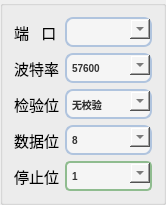
   <widget class="QGroupBox" name="serialportgroup">
    <property name="geometry">
     <rect>
      <x>670</x>
      <y>50</y>
      <width>161</width>
      <height>191</height>
     </rect>
    </property>
    <property name="styleSheet">
     <string notr="true"/>
    </property>
    <layout class="QFormLayout" name="formLayout">
     <item row="0" column="0">
      <widget class="QLabel" name="Port">
       <property name="font">
        <font>
         <pointsize>11</pointsize>
        </font>
       </property>
       <property name="text">
        <string>端   口</string>
       </property>
      </widget>
     </item>
     <item row="0" column="1">
      <widget class="QComboBox" name="serailCb">
       <property name="styleSheet">
        <string notr="true">/* 设置QComboBox的样式 */
QComboBox {
    font: bold 10px; /* 设置字体样式和大小为10px */
    color: #333; /* 设置文本颜色 */
    border: 2px solid #b0c4de; /* 设置边框样式和颜色 */
    border-radius: 8px; /* 设置圆角 */
    padding: 5px; /* 设置内边距 */
    background-color: #f5f5f5; /* 设置背景颜色 */
}

/* 设置下拉箭头样式 */
QComboBox::drop-down {
    width: 20px; /* 设置下拉箭头的宽度 */
    height: 20px; /* 设置下拉箭头的高度 */
}

QComboBox::down-arrow {
    image: url(&quot;:/icons/down_arrow.png&quot;); /* 使用标准箭头图标，注意替换为正确的路径 */
}

/* 设置下拉列表样式 */
QComboBox QAbstractItemView {
    border: 2px solid #b0c4de; /* 设置下拉列表的边框样式和颜色 */
    background-color: #f5f5f5; /* 设置下拉列表的背景颜色 */
}

/* 设置选中项样式 */
QComboBox::item:selected {
    background-color: #ffa500; /* 设置选中项的背景颜色（橙色） */
    color: white; /* 设置选中项的文本颜色 */
}
</string>
       </property>
      </widget>
     </item>
     <item row="1" column="0">
      <widget class="QLabel" name="Baud_rate">
       <property name="font">
        <font>
         <pointsize>11</pointsize>
        </font>
       </property>
       <property name="text">
        <string>波特率</string>
       </property>
      </widget>
     </item>
     <item row="1" column="1">
      <widget class="QComboBox" name="baundrateCb">
       <property name="styleSheet">
        <string notr="true">/* 设置QComboBox的样式 */
QComboBox {
    font: bold 10px; /* 设置字体样式和大小 */
    color: #333; /* 设置文本颜色 */
    border: 2px solid #b0c4de; /* 设置边框样式和颜色 */
    border-radius: 8px; /* 设置圆角 */
    padding: 5px; /* 设置内边距 */
    background-color: #f5f5f5; /* 设置背景颜色 */
}

/* 设置下拉箭头样式 */
QComboBox::drop-down {
    width: 20px; /* 设置下拉箭头的宽度 */
    height: 20px; /* 设置下拉箭头的高度 */
}

QComboBox::down-arrow {
    image: url(:/arrow_down.png); /* 设置下拉箭头图像（替换为您的图像路径） */
}

/* 设置下拉列表样式 */
QComboBox QAbstractItemView {
    border: 2px solid #b0c4de; /* 设置下拉列表的边框样式和颜色 */
    background-color: #f5f5f5; /* 设置下拉列表的背景颜色 */
}

/* 设置选中项样式 */
QComboBox::item:selected {
    background-color: #ffa500; /* 设置选中项的背景颜色（橙色） */
    color: white; /* 设置选中项的文本颜色 */
}
</string>
       </property>
       <property name="currentText">
        <string>57600</string>
       </property>
       <property name="currentIndex">
        <number>6</number>
       </property>
       <item>
        <property name="text">
         <string>1200</string>
        </property>
       </item>
       <item>
        <property name="text">
         <string>2400</string>
        </property>
       </item>
       <item>
        <property name="text">
         <string>4800</string>
        </property>
       </item>
       <item>
        <property name="text">
         <string>9600</string>
        </property>
       </item>
       <item>
        <property name="text">
         <string>19200</string>
        </property>
       </item>
       <item>
        <property name="text">
         <string>38400</string>
        </property>
       </item>
       <item>
        <property name="text">
         <string>57600</string>
        </property>
       </item>
       <item>
        <property name="text">
         <string>115200</string>
        </property>
       </item>
      </widget>
     </item>
     <item row="2" column="0">
      <widget class="QLabel" name="Check_bit">
       <property name="font">
        <font>
         <pointsize>11</pointsize>
        </font>
       </property>
       <property name="text">
        <string>检验位</string>
       </property>
      </widget>
     </item>
     <item row="2" column="1">
      <widget class="QComboBox" name="checkbitCb">
       <property name="styleSheet">
        <string notr="true">/* 设置QComboBox的样式 */
QComboBox {
    font: bold 10px; /* 设置字体样式和大小 */
    color: #333; /* 设置文本颜色 */
    border: 2px solid #b0c4de; /* 设置边框样式和颜色 */
    border-radius: 8px; /* 设置圆角 */
    padding: 5px; /* 设置内边距 */
    background-color: #f5f5f5; /* 设置背景颜色 */
}

/* 设置下拉箭头样式 */
QComboBox::drop-down {
    width: 20px; /* 设置下拉箭头的宽度 */
    height: 20px; /* 设置下拉箭头的高度 */
}

QComboBox::down-arrow {
    image: url(:/arrow_down.png); /* 设置下拉箭头图像（替换为您的图像路径） */
}

/* 设置下拉列表样式 */
QComboBox QAbstractItemView {
    border: 2px solid #b0c4de; /* 设置下拉列表的边框样式和颜色 */
    background-color: #f5f5f5; /* 设置下拉列表的背景颜色 */
}

/* 设置选中项样式 */
QComboBox::item:selected {
    background-color: #ffa500; /* 设置选中项的背景颜色（橙色） */
    color: white; /* 设置选中项的文本颜色 */
}
</string>
       </property>
       <item>
        <property name="text">
         <string>无校验</string>
        </property>
       </item>
       <item>
        <property name="text">
         <string>奇校验</string>
        </property>
       </item>
       <item>
        <property name="text">
         <string>偶校验</string>
        </property>
       </item>
       <item>
        <property name="text">
         <string>space校验</string>
        </property>
       </item>
       <item>
        <property name="text">
         <string>mark校验</string>
        </property>
       </item>
      </widget>
     </item>
     <item row="3" column="0">
      <widget class="QLabel" name="Data_bit">
       <property name="font">
        <font>
         <pointsize>11</pointsize>
        </font>
       </property>
       <property name="text">
        <string>数据位</string>
       </property>
      </widget>
     </item>
     <item row="3" column="1">
      <widget class="QComboBox" name="databitCb">
       <property name="styleSheet">
        <string notr="true">/* 设置QComboBox的样式 */
QComboBox {
    font: bold 10px; /* 设置字体样式和大小 */
    color: #333; /* 设置文本颜色 */
    border: 2px solid #b0c4de; /* 设置边框样式和颜色 */
    border-radius: 8px; /* 设置圆角 */
    padding: 5px; /* 设置内边距 */
    background-color: #f5f5f5; /* 设置背景颜色 */
}

/* 设置下拉箭头样式 */
QComboBox::drop-down {
    width: 20px; /* 设置下拉箭头的宽度 */
    height: 20px; /* 设置下拉箭头的高度 */
}

QComboBox::down-arrow {
    image: url(:/arrow_down.png); /* 设置下拉箭头图像（替换为您的图像路径） */
}

/* 设置下拉列表样式 */
QComboBox QAbstractItemView {
    border: 2px solid #b0c4de; /* 设置下拉列表的边框样式和颜色 */
    background-color: #f5f5f5; /* 设置下拉列表的背景颜色 */
}

/* 设置选中项样式 */
QComboBox::item:selected {
    background-color: #ffa500; /* 设置选中项的背景颜色（橙色） */
    color: white; /* 设置选中项的文本颜色 */
}
</string>
       </property>
       <property name="currentIndex">
        <number>3</number>
       </property>
       <item>
        <property name="text">
         <string>5</string>
        </property>
       </item>
       <item>
        <property name="text">
         <string>6</string>
        </property>
       </item>
       <item>
        <property name="text">
         <string>7</string>
        </property>
       </item>
       <item>
        <property name="text">
         <string>8</string>
        </property>
       </item>
      </widget>
     </item>
     <item row="4" column="0">
      <widget class="QLabel" name="Stop_bit">
       <property name="font">
        <font>
         <pointsize>11</pointsize>
        </font>
       </property>
       <property name="text">
        <string>停止位</string>
       </property>
      </widget>
     </item>
     <item row="4" column="1">
      <widget class="QComboBox" name="stopbitCb">
       <property name="styleSheet">
        <string notr="true">/* 设置QComboBox的样式 */
QComboBox {
    font: bold 10px; /* 设置字体样式和大小为10px */
    color: #333; /* 设置文本颜色 */
    border: 2px solid #8fbc8f; /* 设置边框样式和颜色 */
    border-radius: 5px; /* 设置圆角 */
    padding: 5px; /* 设置内边距 */
    background-color: #f5f5f5; /* 设置背景颜色 */
}

/* 设置下拉箭头样式 */
QComboBox::drop-down {
    width: 20px; /* 设置下拉箭头的宽度 */
    height: 20px; /* 设置下拉箭头的高度 */
}

QComboBox::down-arrow {
    image: url(:/icons/down_arrow.png); /* 使用箭头图标，注意替换为正确的路径 */
}

/* 设置下拉列表样式 */
QComboBox QAbstractItemView {
    border: 2px solid #8fbc8f; /* 设置下拉列表的边框样式和颜色 */
    background-color: #f5f5f5; /* 设置下拉列表的背景颜色 */
    selection-background-color: #ffa500; /* 设置选中项的背景颜色（橙色） */
    selection-color: white; /* 设置选中项的文本颜色 */
}

/* 设置下拉列表中的每一项样式 */
QComboBox QAbstractItemView::item {
    height: 25px; /* 设置每一项的高度 */
}

/* 设置选中项样式 */
QComboBox::item:selected {
    background-color: #ffa500; /* 设置选中项的背景颜色（橙色） */
    color: white; /* 设置选中项的文本颜色 */
}
</string>
       </property>
       <item>
        <property name="text">
         <string>1</string>
        </property>
       </item>
       <item>
        <property name="text">
         <string>1.5</string>
        </property>
       </item>
       <item>
        <property name="text">
         <string>2</string>
        </property>
       </item>
      </widget>
     </item>
    </layout>
   </widget>
